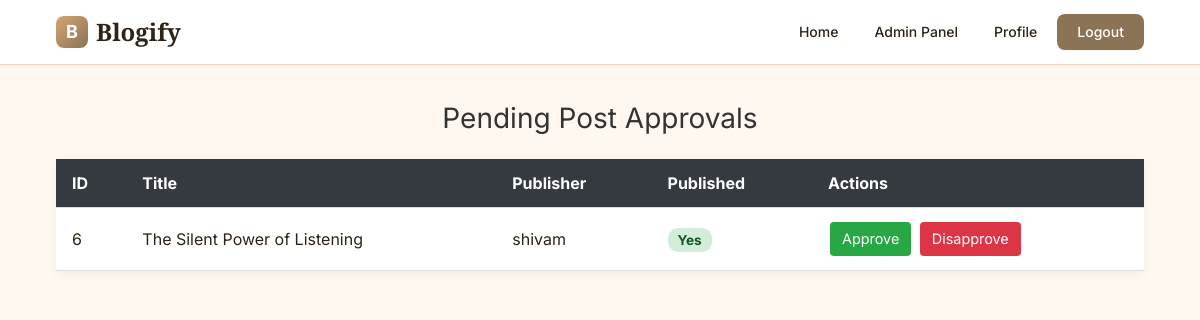
The app's page /admin/approvals (signed in) with its own data.
### models/post.py (models this page shows)
class Post(db.Model):
    __tablename__ = 'post'
    id = db.Column(db.Integer, primary_key=True)
    title = db.Column(db.String(200), nullable=False)
    content = db.Column(db.Text, nullable=False)
    tags = db.Column(db.String(200))
    is_published = db.Column(db.Boolean, default=False)
    is_approved = db.Column(db.Boolean, default=False)
    is_deleted = db.Column(db.Boolean, default=False)
    created_at = db.Column(db.DateTime, default=datetime.utcnow)
    updated_at = db.Column(db.DateTime, default=datetime.utcnow, onupdate=datetime.utcnow)
    user_id = db.Column(db.Integer, db.ForeignKey('login_info.user_id'), nullable=False)
    likes = db.relationship('Like', backref='post', cascade="all, delete-orphan", lazy='dynamic')
    comments = db.relationship('Comment', backref='post', cascade="all, delete-orphan", lazy='dynamic')

### models/login_info.py (models this page shows)
class LoginInfo(db.Model):
    __tablename__ = 'login_info'
    user_id = db.Column(db.Integer, primary_key=True)
    username = db.Column(db.String(150), unique=True, nullable=False)
    password = db.Column(db.String(255), nullable=False)
    role = db.Column(db.Enum(UserRole), nullable=False)
    profile = db.relationship('UserProfile', backref='login', uselist=False)
    posts = db.relationship('Post', backref='author', lazy=True)

### routes/admin_routes.py (the view)
@admin_bp.route('/approvals', methods=['GET'])
def pending_posts():
    return admin_controller.pending_posts()

### controllers/admin_controller.py (called while the page is built)
def admin_only():
    if session.get('role') != 'admin':
        abort(403)

def pending_posts():
    admin_only()
    posts = Post.query.filter(Post.is_published == True, Post.is_approved == False, Post.is_deleted == False).order_by(Post.created_at.desc()).all()
    return render_template('admin/approvals.html', posts=posts)

### templates/admin/approvals.html (shortened to what this page needs)
{% extends "base.html" %}
{% block head %}
  <link rel="stylesheet" href="{{ url_for('static', filename='approvals.css') }}">
{% endblock %}
{% block content %}
<h2 class="page-title">Pending Post Approvals</h2>
{% if posts %}
    <table class="styled-table">
        <thead>
            <tr>
                <th>ID</th>
                <th>Title</th>
                <th>Publisher</th>
                <th>Published</th>
                <th>Actions</th>
            </tr>
        </thead>
        <tbody>
            {% for post in posts %}
            <tr>
                <td>{{ post.id }}</td>
                <td>{{ post.title }}</td>
                <td>{{ post.author.username }}</td>
                <td>
                    {% if post.is_published %}
                        <span class="status published">Yes</span>
                    {% else %}
                        <span class="status not-published">No</span>
                    {% endif %}
                </td>
                <td>
                    <a href="{{ url_for('admin.approve_post', post_id=post.id) }}" class="btn btn-approve">Approve</a>
                    <a href="{{ url_for('admin.disapprove_post', post_id=post.id) }}" class="btn btn-disapprove" onclick="return confirm('Are you sure?')">Disapprove</a>
                </td>
            </tr>
            {% endfor %}
        </tbody>
    </table>
{% else %}
    <p class="no-posts">No posts awaiting approval.</p>
{% endif %}
{% endblock %}

### static/approvals.css (style rules this page uses)
.page-title { text-align: center; font-size: 28px; margin-bottom: 20px; color: #333; }
.styled-table { width: 100%; border-collapse: collapse; margin-bottom: 30px; background: #fff; box-shadow: 0 2px 10px rgba(0, 0, 0, 0.05); }
.styled-table th, .styled-table td { padding: 12px 16px; text-align: left; border-bottom: 1px solid #ddd; }
.styled-table thead { background-color: #343a40; color: #fff; }
.status { padding: 4px 10px; border-radius: 10px; font-size: 0.85rem; font-weight: bold; }
.status.published { background-color: #d4edda; color: #155724; }
.btn { display: inline-block; padding: 6px 12px; margin: 2px; text-decoration: none; border-radius: 4px; font-size: 0.9rem; transition: background 0.2s ease; color: #fff; }
.btn-approve { background-color: #28a745; }
.btn-disapprove { background-color: #dc3545; }

### records on screen
Post: id "6", title "The Silent Power of Listening", author.username "shivam", is_published "Yes"
